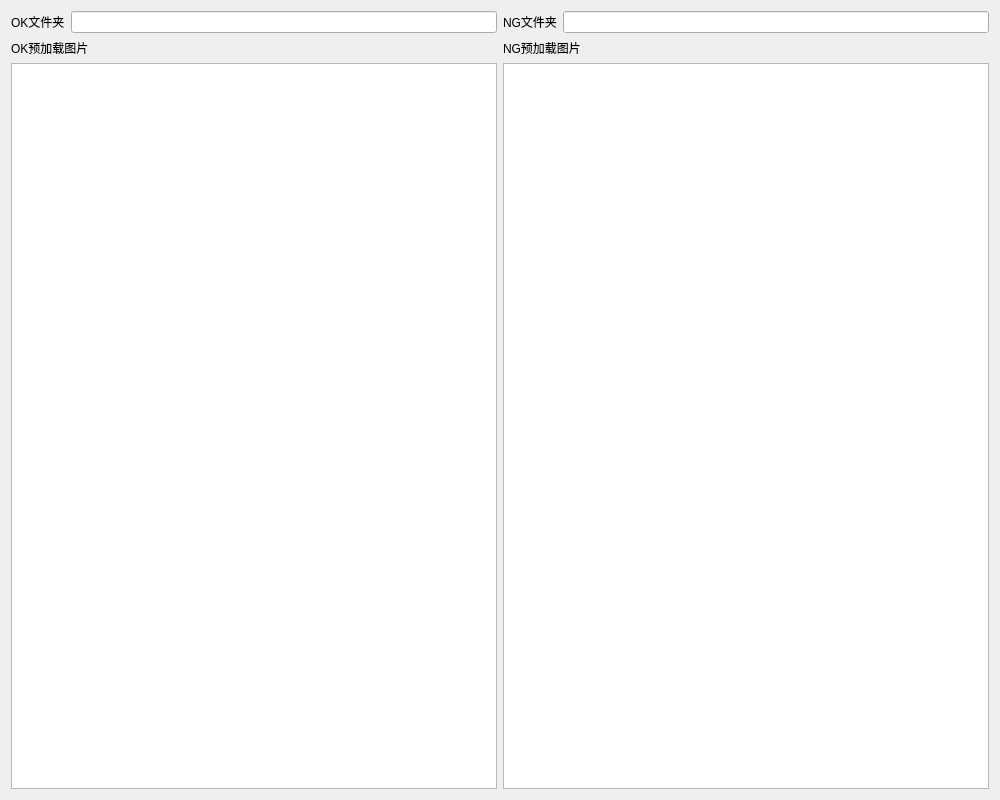
<?xml version="1.0" encoding="UTF-8"?>
<ui version="4.0">
 <class>ConfigInterface</class>
 <widget class="QWidget" name="ConfigInterface">
  <property name="geometry">
   <rect>
    <x>0</x>
    <y>0</y>
    <width>1000</width>
    <height>800</height>
   </rect>
  </property>
  <property name="windowTitle">
   <string>Form</string>
  </property>
  <layout class="QGridLayout" name="gridLayout">
   <item row="2" column="0">
    <widget class="QLabel" name="label_3">
     <property name="text">
      <string>OK预加载图片</string>
     </property>
    </widget>
   </item>
   <item row="2" column="1">
    <widget class="QLabel" name="label_4">
     <property name="text">
      <string>NG预加载图片</string>
     </property>
    </widget>
   </item>
   <item row="1" column="0">
    <layout class="QHBoxLayout" name="horizontalLayout">
     <item>
      <widget class="QLabel" name="label">
       <property name="text">
        <string>OK文件夹</string>
       </property>
      </widget>
     </item>
     <item>
      <widget class="QLineEdit" name="okpath"/>
     </item>
    </layout>
   </item>
   <item row="1" column="1">
    <layout class="QHBoxLayout" name="horizontalLayout_2">
     <item>
      <widget class="QLabel" name="label_2">
       <property name="text">
        <string>NG文件夹</string>
       </property>
      </widget>
     </item>
     <item>
      <widget class="QLineEdit" name="ngpath"/>
     </item>
    </layout>
   </item>
   <item row="3" column="1">
    <widget class="QTableWidget" name="ngpre"/>
   </item>
   <item row="3" column="0">
    <widget class="QTableWidget" name="okpre"/>
   </item>
  </layout>
 </widget>
 <resources/>
 <connections/>
</ui>
